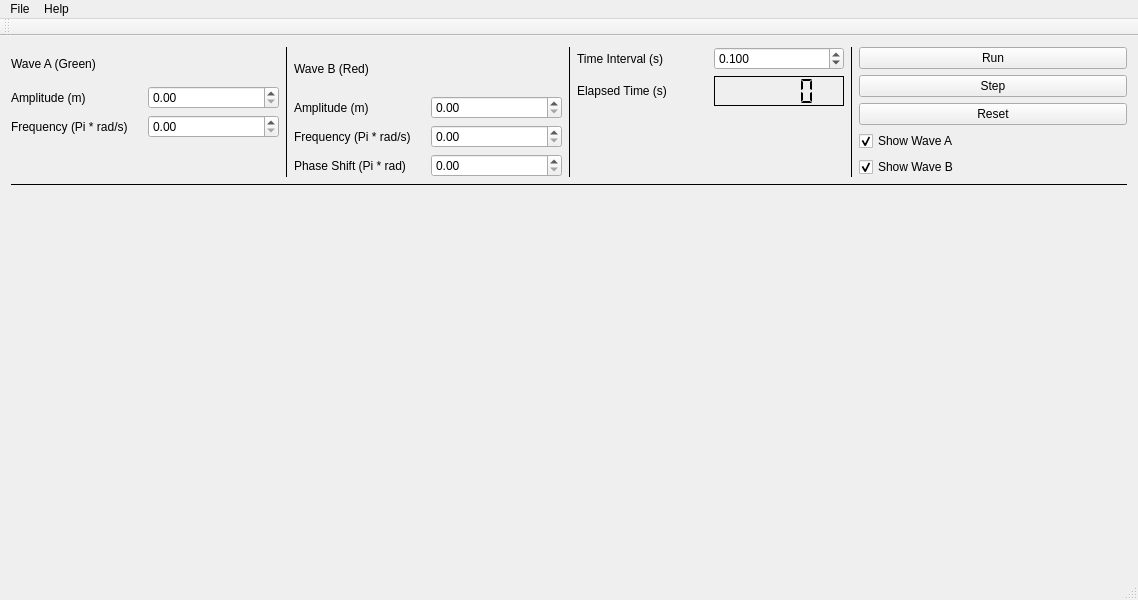
<?xml version="1.0" encoding="UTF-8"?>
<ui version="4.0">
 <class>MainWindow</class>
 <widget class="QMainWindow" name="MainWindow">
  <property name="geometry">
   <rect>
    <x>0</x>
    <y>0</y>
    <width>1138</width>
    <height>600</height>
   </rect>
  </property>
  <property name="windowTitle">
   <string>WaveLab</string>
  </property>
  <widget class="QWidget" name="centralWidget">
   <layout class="QGridLayout" name="gridLayout_5">
    <item row="0" column="0" colspan="3">
     <layout class="QGridLayout" name="gridLayout_4">
      <item row="0" column="0">
       <layout class="QGridLayout" name="gridLayout_2">
        <item row="0" column="0">
         <widget class="QLabel" name="label_8">
          <property name="text">
           <string>Wave A (Green)</string>
          </property>
         </widget>
        </item>
        <item row="1" column="0">
         <widget class="QLabel" name="label">
          <property name="text">
           <string>Amplitude (m)</string>
          </property>
         </widget>
        </item>
        <item row="1" column="1">
         <widget class="QDoubleSpinBox" name="wave1_amplitude">
          <property name="maximum">
           <double>360.000000000000000</double>
          </property>
          <property name="singleStep">
           <double>0.100000000000000</double>
          </property>
         </widget>
        </item>
        <item row="2" column="0">
         <widget class="QLabel" name="label_3">
          <property name="text">
           <string>Frequency (Pi * rad/s)</string>
          </property>
         </widget>
        </item>
        <item row="2" column="1">
         <widget class="QDoubleSpinBox" name="wave1_frequency">
          <property name="maximum">
           <double>360.000000000000000</double>
          </property>
          <property name="singleStep">
           <double>0.100000000000000</double>
          </property>
         </widget>
        </item>
        <item row="3" column="0">
         <widget class="QLabel" name="label_6">
          <property name="text">
           <string/>
          </property>
         </widget>
        </item>
       </layout>
      </item>
      <item row="0" column="1">
       <widget class="Line" name="line">
        <property name="frameShadow">
         <enum>QFrame::Plain</enum>
        </property>
        <property name="orientation">
         <enum>Qt::Vertical</enum>
        </property>
       </widget>
      </item>
      <item row="0" column="2">
       <layout class="QGridLayout" name="gridLayout">
        <item row="0" column="0">
         <widget class="QLabel" name="label_9">
          <property name="text">
           <string>Wave B (Red)</string>
          </property>
         </widget>
        </item>
        <item row="1" column="0">
         <widget class="QLabel" name="label_5">
          <property name="text">
           <string>Amplitude (m)</string>
          </property>
         </widget>
        </item>
        <item row="1" column="1">
         <widget class="QDoubleSpinBox" name="wave2_amplitude">
          <property name="maximum">
           <double>360.000000000000000</double>
          </property>
          <property name="singleStep">
           <double>0.100000000000000</double>
          </property>
         </widget>
        </item>
        <item row="2" column="0">
         <widget class="QLabel" name="label_4">
          <property name="text">
           <string>Frequency (Pi * rad/s)</string>
          </property>
         </widget>
        </item>
        <item row="2" column="1">
         <widget class="QDoubleSpinBox" name="wave2_frequency">
          <property name="maximum">
           <double>360.000000000000000</double>
          </property>
          <property name="singleStep">
           <double>0.100000000000000</double>
          </property>
         </widget>
        </item>
        <item row="3" column="0">
         <widget class="QLabel" name="label_7">
          <property name="text">
           <string>Phase Shift (Pi * rad)</string>
          </property>
         </widget>
        </item>
        <item row="3" column="1">
         <widget class="QDoubleSpinBox" name="phaseShift">
          <property name="maximum">
           <double>360.000000000000000</double>
          </property>
          <property name="singleStep">
           <double>0.100000000000000</double>
          </property>
         </widget>
        </item>
       </layout>
      </item>
      <item row="0" column="3">
       <widget class="Line" name="line_2">
        <property name="frameShadow">
         <enum>QFrame::Plain</enum>
        </property>
        <property name="orientation">
         <enum>Qt::Vertical</enum>
        </property>
       </widget>
      </item>
      <item row="0" column="4">
       <layout class="QGridLayout" name="gridLayout_3">
        <item row="0" column="0">
         <widget class="QLabel" name="label_10">
          <property name="text">
           <string>Time Interval (s)</string>
          </property>
         </widget>
        </item>
        <item row="0" column="1">
         <widget class="QDoubleSpinBox" name="time">
          <property name="decimals">
           <number>3</number>
          </property>
          <property name="minimum">
           <double>0.000000000000000</double>
          </property>
          <property name="singleStep">
           <double>0.100000000000000</double>
          </property>
          <property name="value">
           <double>0.100000000000000</double>
          </property>
         </widget>
        </item>
        <item row="1" column="0">
         <widget class="QLabel" name="label_2">
          <property name="text">
           <string>Elapsed Time (s)</string>
          </property>
         </widget>
        </item>
        <item row="1" column="1">
         <widget class="QLCDNumber" name="lcdNumber">
          <property name="frameShadow">
           <enum>QFrame::Plain</enum>
          </property>
          <property name="segmentStyle">
           <enum>QLCDNumber::Flat</enum>
          </property>
          <property name="value" stdset="0">
           <double>0.000000000000000</double>
          </property>
         </widget>
        </item>
        <item row="2" column="0">
         <widget class="QLabel" name="label_11">
          <property name="text">
           <string/>
          </property>
         </widget>
        </item>
        <item row="3" column="0">
         <widget class="QLabel" name="label_12">
          <property name="text">
           <string/>
          </property>
         </widget>
        </item>
       </layout>
      </item>
      <item row="0" column="5">
       <widget class="Line" name="line_3">
        <property name="frameShadow">
         <enum>QFrame::Plain</enum>
        </property>
        <property name="orientation">
         <enum>Qt::Vertical</enum>
        </property>
       </widget>
      </item>
      <item row="0" column="6">
       <layout class="QVBoxLayout" name="verticalLayout">
        <item>
         <widget class="QPushButton" name="runButton">
          <property name="text">
           <string>Run</string>
          </property>
         </widget>
        </item>
        <item>
         <widget class="QPushButton" name="stepButton">
          <property name="text">
           <string>Step</string>
          </property>
         </widget>
        </item>
        <item>
         <widget class="QPushButton" name="resetButton">
          <property name="text">
           <string>Reset</string>
          </property>
         </widget>
        </item>
        <item>
         <widget class="QCheckBox" name="wave1_toggle">
          <property name="text">
           <string>Show Wave A</string>
          </property>
          <property name="checked">
           <bool>true</bool>
          </property>
         </widget>
        </item>
        <item>
         <widget class="QCheckBox" name="wave2_toggle">
          <property name="text">
           <string>Show Wave B</string>
          </property>
          <property name="checked">
           <bool>true</bool>
          </property>
         </widget>
        </item>
       </layout>
      </item>
      <item row="1" column="0" colspan="7">
       <widget class="Line" name="line_4">
        <property name="frameShadow">
         <enum>QFrame::Plain</enum>
        </property>
        <property name="orientation">
         <enum>Qt::Horizontal</enum>
        </property>
       </widget>
      </item>
     </layout>
    </item>
    <item row="1" column="0">
     <widget class="QWidget" name="widget" native="true"/>
    </item>
    <item row="1" column="1">
     <spacer name="verticalSpacer">
      <property name="orientation">
       <enum>Qt::Vertical</enum>
      </property>
      <property name="sizeHint" stdset="0">
       <size>
        <width>20</width>
        <height>369</height>
       </size>
      </property>
     </spacer>
    </item>
   </layout>
  </widget>
  <widget class="QMenuBar" name="menuBar">
   <property name="geometry">
    <rect>
     <x>0</x>
     <y>0</y>
     <width>1138</width>
     <height>22</height>
    </rect>
   </property>
   <widget class="QMenu" name="menuFile">
    <property name="title">
     <string>File</string>
    </property>
    <addaction name="actionClose"/>
   </widget>
   <widget class="QMenu" name="menuHelp">
    <property name="title">
     <string>Help</string>
    </property>
    <addaction name="actionAbout_WaveLab"/>
    <addaction name="actionAbout_Qt"/>
    <addaction name="actionWaveLab_Help"/>
   </widget>
   <addaction name="menuFile"/>
   <addaction name="menuHelp"/>
  </widget>
  <widget class="QToolBar" name="mainToolBar">
   <attribute name="toolBarArea">
    <enum>TopToolBarArea</enum>
   </attribute>
   <attribute name="toolBarBreak">
    <bool>false</bool>
   </attribute>
  </widget>
  <widget class="QStatusBar" name="statusBar"/>
  <action name="actionWave_Supperposition">
   <property name="text">
    <string>Wave Supperposition</string>
   </property>
  </action>
  <action name="actionVectors">
   <property name="text">
    <string>Vectors</string>
   </property>
  </action>
  <action name="actionAbout_WaveLab">
   <property name="text">
    <string>About WaveLab</string>
   </property>
  </action>
  <action name="actionClose">
   <property name="text">
    <string>Close</string>
   </property>
  </action>
  <action name="actionWaveLab_Help">
   <property name="text">
    <string>WaveLab Help</string>
   </property>
  </action>
  <action name="actionAbout_Qt">
   <property name="text">
    <string>About Qt</string>
   </property>
  </action>
 </widget>
 <layoutdefault spacing="6" margin="11"/>
 <resources/>
 <connections>
  <connection>
   <sender>actionClose</sender>
   <signal>triggered()</signal>
   <receiver>MainWindow</receiver>
   <slot>close()</slot>
   <hints>
    <hint type="sourcelabel">
     <x>-1</x>
     <y>-1</y>
    </hint>
    <hint type="destinationlabel">
     <x>353</x>
     <y>320</y>
    </hint>
   </hints>
  </connection>
 </connections>
</ui>
